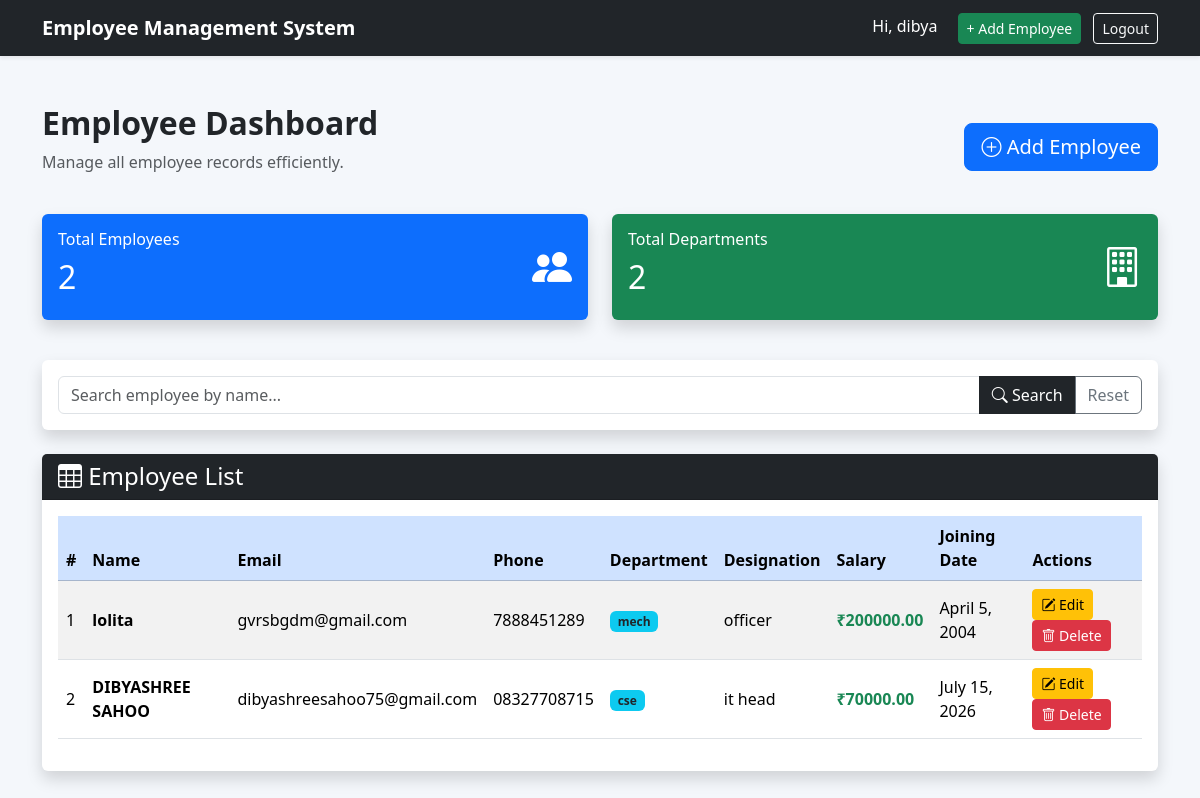
The app's page / (signed in) with its own data.
### employees/models.py (models this page shows, shortened)
class Employee(models.Model):
    name = models.CharField(max_length=100)
    email = models.EmailField(unique=True)
    phone = models.CharField(max_length=15)
    department = models.CharField(max_length=100)
    designation = models.CharField(max_length=100)
    salary = models.DecimalField(max_digits=10, decimal_places=2)
    joining_date = models.DateField()

### employees/views.py (the view)
# urls.py: 2. Add a URL to urlpatterns:  path('', views.home, name='home')
@login_required
def home(request):
    query = request.GET.get('q')
    employees = Employee.objects.all().order_by('-id')
    if query:
        employees = employees.filter(name__icontains=query)
    total_employees = Employee.objects.count()
    total_departments = Employee.objects.values('department').distinct().count()
    paginator = Paginator(employees, 5)
    page_number = request.GET.get('page')
    page_obj = paginator.get_page(page_number)
    context = {
        'employees': page_obj,
        'query': query,
        'total_employees': total_employees,
        'total_departments': total_departments,
        'page_obj': page_obj,
    }
    return render(request, 'employees/home.html', context)

### employees/templates/employees/home.html (shortened to what this page needs)
{% extends 'employees/base.html' %}
{% block content %}
<div class="d-flex justify-content-between align-items-center mb-4">
    <div>
        <h2 class="fw-bold">Employee Dashboard</h2>
        <p class="text-muted">Manage all employee records efficiently.</p>
    </div>
    <a href="{% url 'add_employee' %}" class="btn btn-primary btn-lg">
        <i class="bi bi-plus-circle"></i> Add Employee
    </a>
</div>
<div class="row mb-4">
    <div class="col-md-6 mb-3">
        <div class="card shadow border-0 bg-primary text-white">
            <div class="card-body">
                <div class="d-flex justify-content-between align-items-center">
                    <div>
                        <h6>Total Employees</h6>
                        <h2>{{ total_employees }}</h2>
                    </div>
                    <i class="bi bi-people-fill fs-1"></i>
                </div>
            </div>
        </div>
    </div>
    <div class="col-md-6 mb-3">
        <div class="card shadow border-0 bg-success text-white">
            <div class="card-body">
                <div class="d-flex justify-content-between align-items-center">
                    <div>
                        <h6>Total Departments</h6>
                        <h2>{{ total_departments }}</h2>
                    </div>
                    <i class="bi bi-building fs-1"></i>
                </div>
            </div>
        </div>
    </div>
</div>
<div class="card shadow border-0 mb-4">
    <div class="card-body">
        <form method="GET">
            <div class="input-group">
                <input type="text"
                       name="q"
                       class="form-control"
                       placeholder="Search employee by name..."
                       value="{{ query|default:'' }}">
                <button class="btn btn-dark" type="submit">
                    <i class="bi bi-search"></i> Search
                </button>
                <a href="{% url 'home' %}" class="btn btn-outline-secondary">
                    Reset
                </a>
            </div>
        </form>
    </div>
</div>
<div class="card shadow border-0">
    <div class="card-header bg-dark text-white">
        <h4 class="mb-0">
            <i class="bi bi-table"></i> Employee List
        </h4>
    </div>
    <div class="card-body table-responsive">
        <table class="table table-hover table-striped align-middle">
            <thead class="table-primary">
                <tr>
                    <th>#</th>
                    <th>Name</th>
                    <th>Email</th>
                    <th>Phone</th>
                    <th>Department</th>
                    <th>Designation</th>
                    <th>Salary</th>
                    <th>Joining Date</th>
                    <th>Actions</th>
                </tr>
            </thead>
            <tbody>
                {% for employee in employees %}
                <tr>
                    <td>{{ forloop.counter }}</td>
                    <td class="fw-bold">{{ employee.name }}</td>
                    <td>{{ employee.email }}</td>
                    <td>{{ employee.phone }}</td>
                    <td>
                        <span class="badge bg-info text-dark">
                            {{ employee.department }}
                        </span>
                    </td>
                    <td>{{ employee.designation }}</td>
                    <td class="text-success fw-bold">
                        ₹{{ employee.salary }}
                    </td>
                    <td>{{ employee.joining_date }}</td>
                    <td>
                        <a href="{% url 'edit_employee' employee.id %}" class="btn btn-warning btn-sm">
                            <i class="bi bi-pencil-square"></i> Edit
                        </a>
                        <a href="{% url 'delete_employee' employee.id %}" class="btn btn-danger btn-sm">
                            <i class="bi bi-trash"></i> Delete
                        </a>
                    </td>
                </tr>
                {% empty %}
                <tr>
                    <td colspan="9" class="text-center py-4 text-muted">
                        No employees found.
                    </td>
                </tr>
                {% endfor %}
            </tbody>
        </table>
    </div>
</div>
{% endblock %}

### employees/templates/employees/base.html (shortened to what this page needs)
<!DOCTYPE html>
<html>
<head>
<link rel="stylesheet" href="https://cdn.jsdelivr.net/npm/bootstrap-icons@1.11.3/font/bootstrap-icons.min.css">
    <link href="https://cdn.jsdelivr.net/npm/bootstrap@5.3.3/dist/css/bootstrap.min.css" rel="stylesheet">
</head>
<body style="background:#f4f7fb;">
<nav class="navbar navbar-expand-lg navbar-dark bg-dark shadow-sm">
    <div class="container">
        <a class="navbar-brand fw-bold" href="{% url 'home' %}">
            Employee Management System
        </a>
        <div>
            {% if user.is_authenticated %}
                <span class="text-white me-3">Hi, {{ user.username }}</span>
                <a href="{% url 'add_employee' %}" class="btn btn-success btn-sm">+ Add Employee</a>
                <a href="{% url 'logout' %}" class="btn btn-outline-light btn-sm ms-2">Logout</a>
            {% else %}
                <a href="{% url 'login' %}" class="btn btn-primary btn-sm">Login</a>
                <a href="{% url 'register' %}" class="btn btn-success btn-sm ms-2">Register</a>
            {% endif %}
        </div>
    </div>
</nav>
<div class="container mt-5">
    {% block content %}
    {% endblock %}
</div>
</body>
</html>

### records on screen
Employee: name "lolita", email "gvrsbgdm@gmail.com", phone "7888451289", department "mech", designation "officer", salary "200000.00", joining_date "April 5, 2004"
Employee: name "DIBYASHREE SAHOO", email "dibyashreesahoo75@gmail.com", phone "08327708715", department "cse", designation "it head", salary "70000.00", joining_date "July 15, 2026"

### other values on screen
{{ user.username }} "dibya"
{{ total_employees }} "2"
{{ total_departments }} "2"
